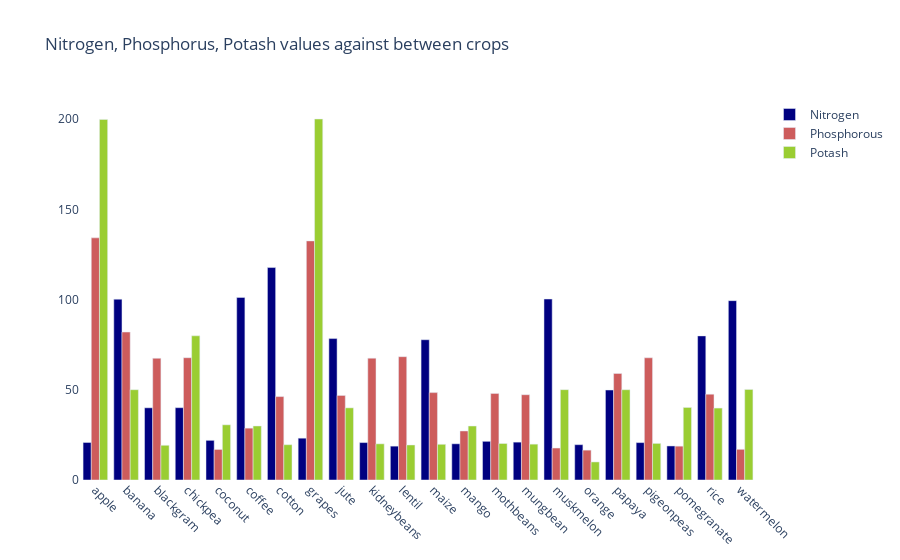

Here is the notebook cell this chart was saved with:
### Code cell
figure = go.Figure()
figure.add_trace(go.Bar(
    x=crop_summary.index,
    y=crop_summary['N'],
    name='Nitrogen',
    marker_color='navy'
))
figure.add_trace(go.Bar(
    x=crop_summary.index,
    y=crop_summary['P'],
    name='Phosphorous',
    marker_color='indianred'
))
figure.add_trace(go.Bar(
    x=crop_summary.index,
    y=crop_summary['K'],
    name='Potash',
    marker_color='yellowgreen'
))
figure.update_layout(title="Nitrogen, Phosphorus, Potash values against between crops",
                  plot_bgcolor='white',
                  barmode='group',
                  xaxis_tickangle=45)

figure.show()

### Figure 1 — Plotly figure (JSON) as saved in the notebook; plotly's stock layout.template omitted (floating-point values rounded to 4 significant figures)
{"data": [{"marker": {"color": "navy"}, "name": "Nitrogen", "type": "bar", "x": ["apple", "banana", "blackgram", "chickpea", "coconut", "coffee", "cotton", "grapes", "jute", "kidneybeans", "lentil", "maize", "mango", "mothbeans", "mungbean", "muskmelon", "orange", "papaya", "pigeonpeas", "pomegranate", "rice", "watermelon"], "y": [20.8, 100.2, 40.02, 40.09, 21.98, 101.2, 117.8, 23.18, 78.4, 20.75, 18.77, 77.76, 20.07, 21.44, 20.99, 100.3, 19.58, 49.88, 20.73, 18.87, 79.89, 99.42]}, {"marker": {"color": "indianred"}, "name": "Phosphorous", "type": "bar", "x": ["apple", "banana", "blackgram", "chickpea", "coconut", "coffee", "cotton", "grapes", "jute", "kidneybeans", "lentil", "maize", "mango", "mothbeans", "mungbean", "muskmelon", "orange", "papaya", "pigeonpeas", "pomegranate", "rice", "watermelon"], "y": [134.2, 82.01, 67.47, 67.79, 16.93, 28.74, 46.24, 132.5, 46.86, 67.54, 68.36, 48.44, 27.18, 48.01, 47.28, 17.72, 16.55, 59.05, 67.73, 18.75, 47.58, 17]}, {"marker": {"color": "yellowgreen"}, "name": "Potash", "type": "bar", "x": ["apple", "banana", "blackgram", "chickpea", "coconut", "coffee", "cotton", "grapes", "jute", "kidneybeans", "lentil", "maize", "mango", "mothbeans", "mungbean", "muskmelon", "orange", "papaya", "pigeonpeas", "pomegranate", "rice", "watermelon"], "y": [199.9, 50.05, 19.24, 79.92, 30.59, 29.94, 19.56, 200.1, 39.99, 20.05, 19.41, 19.79, 29.92, 20.23, 19.87, 50.08, 10.01, 50.04, 20.29, 40.21, 39.87, 50.22]}], "layout": {"barmode": "group", "plot_bgcolor": "white", "title": {"text": "Nitrogen, Phosphorus, Potash values against between crops"}, "xaxis": {"tickangle": 45}}}
